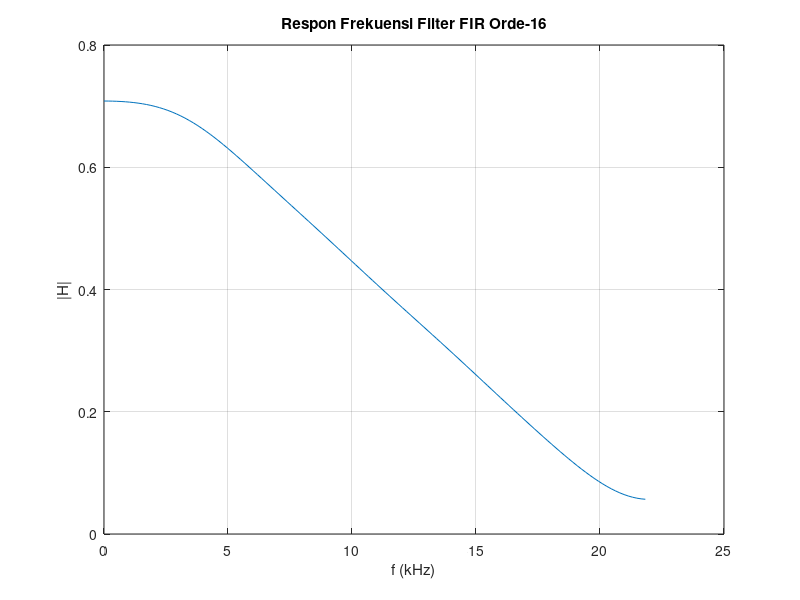

This figure's MATLAB source:
clear all; clc;

n = 16;
fs2 = 22;
f = [0, 0.0145, 0.0218, 1];
m = [0, 0.8, 0.8, 0];
b = fir2(n, f, m);

fid = fopen('fir.txt', 'w');
fprintf(fid, strcat('Koefisien filter FIR orde-'), int2str(n), ':\n');
fprintf(fid, strcat('Generated on-', datestr(now), '\n\n'));
for i = 1:n+1
    fprintf(fid, '%1.6f \n', b(i));
end
fclose(fid);

[H, w] = freqz(b, 1, 128);
plot(w/pi * fs2, abs(H));

xlabel('f (kHz)');
ylabel('|H|');
grid;
title(strcat('Respon Frekuensi Filter FIR Orde-', int2str(n)));